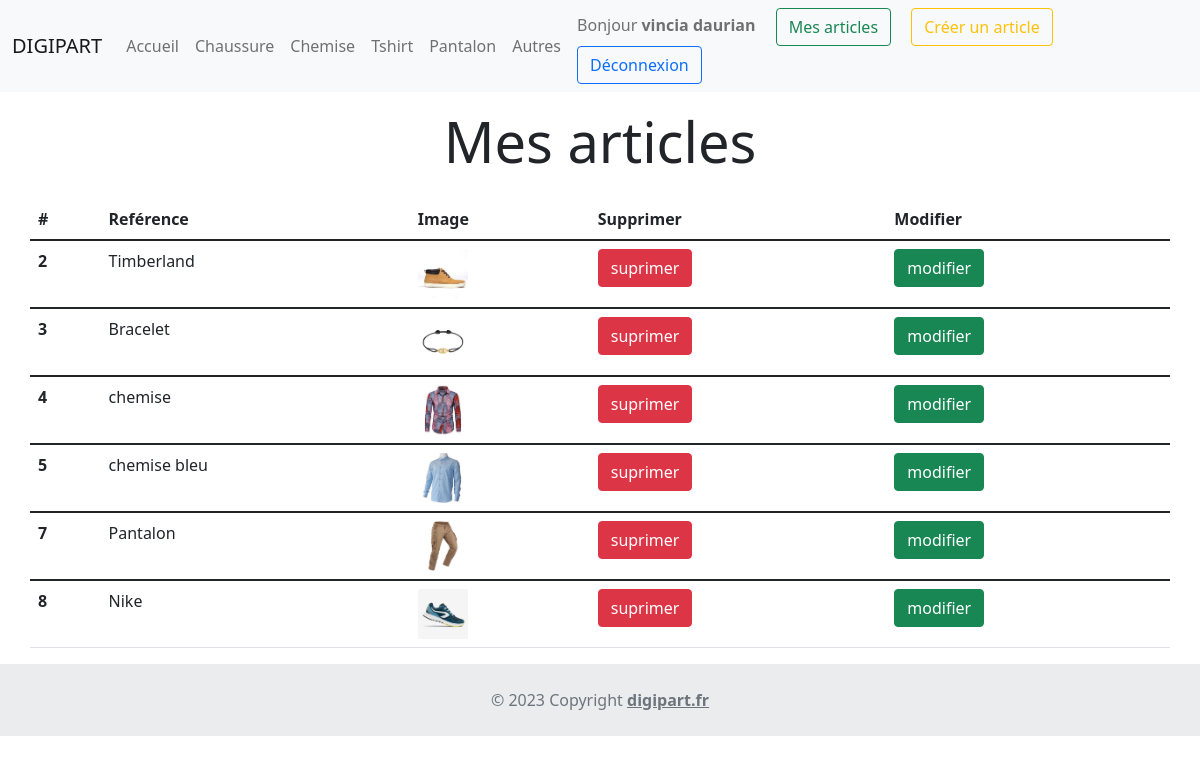
The app's page /mesArticles.php (signed in) with its own data.
### tables this page shows
CREATE TABLE IF NOT EXISTS `categorie` (
  `id` int(11) NOT NULL AUTO_INCREMENT,
  `nom` varchar(50) NOT NULL,
  PRIMARY KEY (`id`)
);

CREATE TABLE IF NOT EXISTS `article` (
  `idProduct` int(11) NOT NULL AUTO_INCREMENT,
  `reference` varchar(256) NOT NULL,
  `description` text NOT NULL,
  `priceTaxIncl` int(11) DEFAULT NULL,
  `priceTaxExcl` int(11) DEFAULT NULL,
  `quantity` int(11) DEFAULT NULL,
  `image` varchar(256) DEFAULT NULL,
  `date_creation` timestamp NOT NULL DEFAULT CURRENT_TIMESTAMP,
  `categorie_id` int(11) NOT NULL,
  `auteur_id` int(11) NOT NULL,
  PRIMARY KEY (`idProduct`),
  KEY `categorie_id` (`categorie_id`),
  KEY `auteur_id` (`auteur_id`)
);

### functions/categorie.php (called while the page is built)
<?php
function getCategories() {
    global $dbh;
    $query = $dbh->query('SELECT * FROM categorie');
    return $query->fetchAll();
}

### functions/security.php (called while the page is built, shortened)
<?php
function isLoggedIn() {
    return $_SESSION['user'] ?? false;
}

### functions/article.php (called while the page is built, shortened)
<?php
function getArticlesByAuthorId($idAuthor) {
    global $dbh;
    $query = $dbh->prepare('
        SELECT * FROM article WHERE auteur_id = :id
    ');
    $query->bindValue(':id', $idAuthor);
    $query->execute();
    return $query->fetchAll();
}

### mesArticles.php (the view)
<?php
require_once(__DIR__ . '/partials/header.php');
$idAuthor= $user['id'] ?? 0;
$articles = getArticlesByAuthorId($idAuthor);
?>
	 <div class="p-3 mx-auto text-center">
        <h1 class="display-4">Mes articles</h1>
    </div>
	<table class="table container">
  <thead>
    <tr>
      <th scope="col">#</th>
      <th scope="col">Reférence</th>
      <th scope="col">Image</th>
      <th scope="col">Supprimer</th>
      <th scope="col">Modifier</th>
    </tr>
  </thead>
<?php
foreach ($articles as $article) { ?>
  <tbody>
    <tr>
      <th scope="row"><?= $article['idProduct'] ?></th>
      <td><?= $article['reference'] ?></td>
      <td>
      	<img class="card-img-top" style="width:50px;"
             src="assets/uploads/<?=$article['image']?>"
             alt="<?= $article['reference'] ?>">
      </td>
       <td>
       	<a href="suppressionArticle.php?idArticle=<?= $article['idProduct']; ?>"> <button type="submit" class="btn btn-danger" name="suprimer_produit">suprimer</button>
       	</a>
       </td>
       <td>
       	<a href="modifierArticle.php?idArticle=<?= $article['idProduct']; ?>"> <button type="submit" class="btn btn-success" name="modifier_produit">modifier</button>
       	</a>
       </td>
    </tr>
  </tbody>
<?php
}
 ?>
</table>
<?php
require_once(__DIR__ . '/partials/footer.php');

### partials/header.php (shortened to what this page needs)
<?php
    require_once(__DIR__ . '/../config/database.php');
    require_once(__DIR__ . '/../functions/security.php');
    require_once(__DIR__ . '/../functions/categorie.php');
    require_once(__DIR__ . '/../functions/article.php');
    $categories = getCategories();
    $user = isLoggedIn();
?>
<!doctype html>
<html lang="fr">
<head>
    <link href="https://cdn.jsdelivr.net/npm/bootstrap@5.1.3/dist/css/bootstrap.min.css" rel="stylesheet">
    <link rel="stylesheet" href="./assets/css/style.css">
    <link rel="stylesheet" href="https://cdnjs.cloudflare.com/ajax/libs/Dropify/0.2.2/css/dropify.min.css" />
</head>
<body>
<nav class="navbar navbar-expand-lg navbar-light bg-light">
    <div class="container-fluid">
        <a class="navbar-brand" href="index.php">DIGIPART</a>
        <div class="collapse navbar-collapse" id="navbarNav">
            <ul class="navbar-nav mx-auto text-center">
                <li class="nav-item">
                    <a class="nav-link" href="index.php">Accueil</a>
                </li>
                <?php foreach ($categories as $category) { ?>
                    <li class="nav-item">
                        <a class="nav-link" href="categorie.php?ID=<?= $category['id'] ?>&NOM=<?= $category['nom'] ?>">
                            <?= $category['nom'] ?>
                        </a>
                    </li>
                <?php }  ?>
            </ul>
            <div class="text-right">
                <?php if($user) { ?>
                    <span class="navbar-text mx-2">
                        Bonjour <strong><?= $user['prenom'] ?></strong>
                    </span>
                    <a class="nav-item btn btn-outline-success mx-2"
                       href="mesArticles.php">Mes articles</a>
                    <a class="nav-item btn btn-outline-warning mx-2"
                       href="creer-un-article.php">Créer un article</a>
                    <a class="nav-item btn btn-outline-primary mx-2"
                       href="deconnexion.php">Déconnexion</a>
                <?php } else { ?>
                    <a class="nav-item btn btn-outline-info mx-2" href="connexion.php">Connexion</a>
                    <a class="nav-item btn btn-outline-warning mx-2" href="inscription.php">Inscription</a>
                <?php } ?>
            </div>
        </div>
    </div>
</nav>

### records on screen
categorie: nom "Chaussure"
categorie: nom "Chemise"
categorie: nom "Tshirt"
categorie: nom "Pantalon"
categorie: nom "Autres"
article: idProduct "2", reference "Timberland", image+reference (picture)
article: idProduct "3", reference "Bracelet", image+reference (picture)
article: idProduct "4", reference "chemise", image+reference (picture)
article: idProduct "5", reference "chemise bleu", image+reference (picture)
article: idProduct "7", reference "Pantalon", image+reference (picture)
article: idProduct "8", reference "Nike", image+reference (picture)

### other values on screen
$user['prenom'] "vincia daurian"
